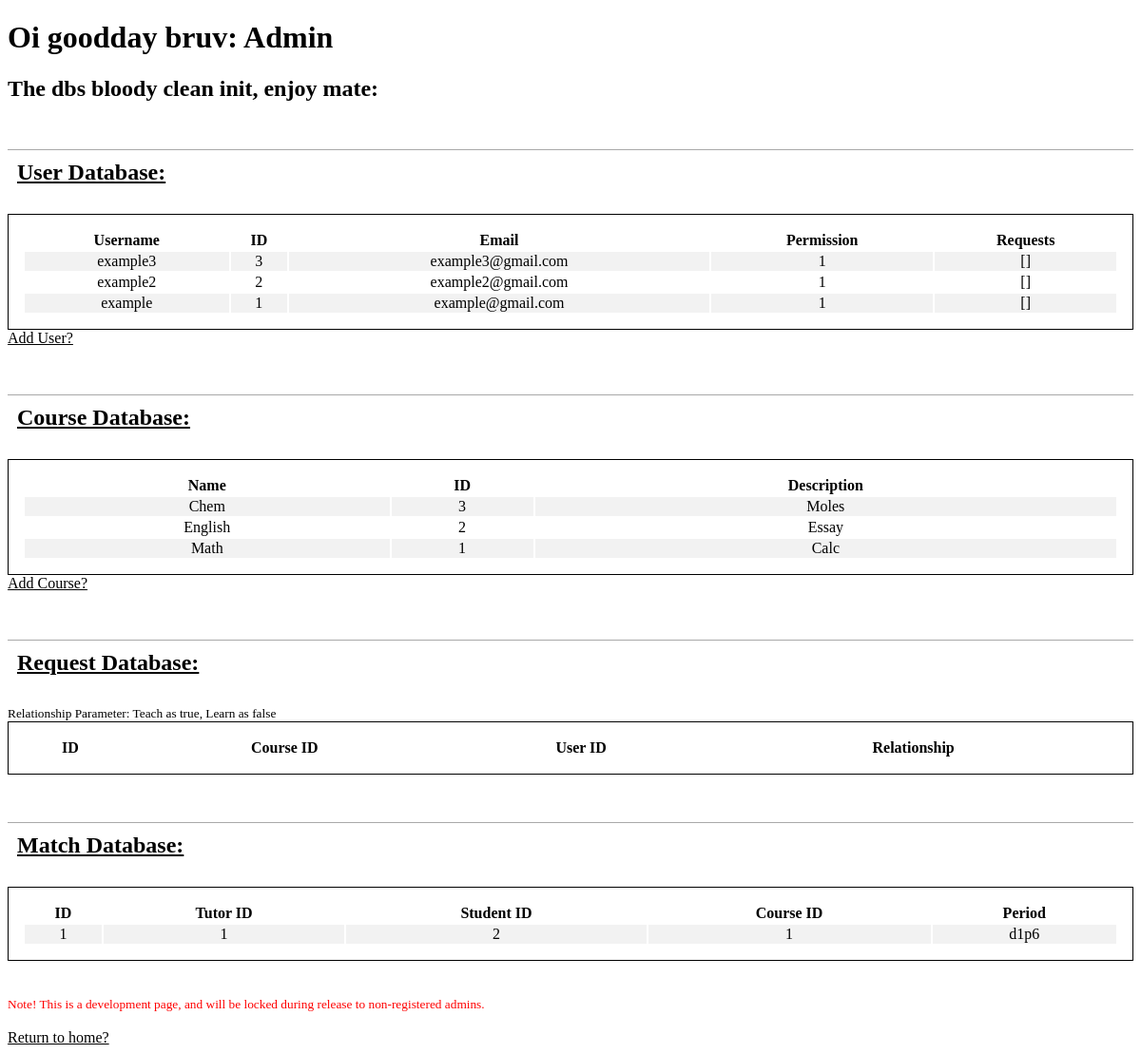
The page /admin on the database its author committed.
### PeerTutor/models.py (models this page shows, shortened)
class User(db.Model, UserMixin):
    __tablename__ = 'user'
    id = db.Column(db.Integer, primary_key=True)
    username = db.Column(db.String(20), unique=True, nullable=False)
    email = db.Column(db.String(120), unique=True, nullable=False)
    password = db.Column(db.String(60), nullable=False)
    permission = db.Column(db.Integer, default='1')
    grade = db.Column(db.Integer, nullable=False)
    date_joined = db.Column(db.DateTime, nullable=False, default=datetime.utcnow)
    gradeLevels = db.Column(db.String(120), default="8,9,10,11,12") #8 means all middle school
    schedule = db.relationship('Schedule', backref='user', lazy=True)
    requests = db.relationship('CourseRequest', backref='user', lazy=True)

class Course(db.Model):
    __tablename__ = 'course'
    id = db.Column(db.Integer, primary_key=True)
    name = db.Column(db.String(20), unique=True, nullable=False)
    description = db.Column(db.Text, nullable=False)

class Match(db.Model):
    __tablename__ = 'match'
    id = db.Column(db.Integer, primary_key=True)
    tutor_id = db.Column(db.Integer, nullable=False)
    tutee_id = db.Column(db.Integer, nullable=False)
    course_id = db.Column(db.Integer, nullable=False)
    period = db.Column('period', db.String, nullable=False)

### PeerTutor/admin/routes.py (the view)
@admin.route("/admin")
def adminPage():
    users = User.query.order_by(User.date_joined.desc()).all()
    courses = Course.query.order_by(Course.id.desc()).all()
    requests = CourseRequest.query.order_by(CourseRequest.id.desc()).all()
    matches = Match.query.order_by(Match.id.desc()).all()
    return render_template('/admin.html', users=users, courses=courses,
        get_user_requests=get_user_requests, requests=requests, extract=extract,
        matches=matches)

### PeerTutor/admin/utils.py (called while the page is built, shortened)
def get_user_requests(user):
    requests = CourseRequest.query.filter_by(user=user).all()
    array_requests = []
    return array_requests

### PeerTutor/templates/admin.html (shortened to what this page needs)
{% extends 'base.html' %}
{% block content %}
    <h1> Oi goodday bruv: Admin </h1>
    <h2> The dbs bloody clean init, enjoy mate: </h2>
    <h2 class="admin-table-title"> User Database: </h2>
    <table class="admin-table">
        <tr>
            <th> Username </th>
            <th> ID </th>
            <th> Email </th>
            <th> Permission </th>
            <th> Requests </th>
        </tr>
        {% for user in users %}
            <tr>
                <td> {{ user.username }} </td>
                <td> {{ user.id }} </td>
                <td> {{ user.email }} </td>
                <td> {{ user.permission }} </td>
                <td> {{ get_user_requests(user) }} </td>
            </tr>
        {% endfor %}
    </table>
    <a class="development-link" href="{{ url_for('admin.addUser')}}"> Add User? </a>
    <h2 class="admin-table-title"> Course Database: </h2>
    <table class="admin-table">
        <tr>
            <th> Name </th>
            <th> ID </th>
            <th> Description </th>
        </tr>
        {% for course in courses %}
            <tr>
                <td> {{ course.name }} </td>
                <td> {{ course.id }} </td>
                <td> {{ course.description }} </td>
            </tr>
        {% endfor %}
    </table>
    <a class="development-link" href="{{ url_for('admin.addCourse')}}"> Add Course? </a>
    <br>
    <h2 class="admin-table-title"> Request Database: </h2>
    <small>
        Relationship Parameter: Teach as true, Learn as false
    </small>
    <table class="admin-table">
        <tr>
            <th> ID </th>
            <th> Course ID </th>
            <th> User ID </th>
            <th> Relationship </th>
        </tr>
    </table>
    <h2 class="admin-table-title"> Match Database: </h2>
    <table class="admin-table">
        <tr>
            <th> ID </th>
            <th> Tutor ID </th>
            <th> Student ID </th>
            <th> Course ID </th>
            <th> Period </th>
        </tr>
        {% for match in matches %}
            <tr>
                <td> {{ match.id }} </td>
                <td> {{ match.tutor_id }} </td>
                <td> {{ match.tutee_id }} </td>
                <td> {{ match.course_id }} </td>
                <td> {{ match.period }} </td>
            </tr>
        {% endfor %}
    </table>
    <br> <br>
    <small style="color:red">
        Note! This is a development page, and will be locked during release to non-registered admins.
    </small>
    <br> <br>
    <a class="development-link" href="{{url_for('main.home')}}"> Return to home? </a>
{% endblock %}

### PeerTutor/templates/base.html (shortened to what this page needs)
<!DOCTYPE html>
<html lang="en">
<head>
    <link rel="stylesheet" type="text/css" href="{{ url_for('static', filename='main.css') }}">
</head>
<body>
    <main role="main" class="#">
        <div class="#">
        <div class="#">
            {% block content %}{% endblock %}
        </div>
</body>

### PeerTutor/static/main.css (style rules this page uses)
.admin-table { border: 1px solid black; width: 100%; text-align: center; padding: 15px; }
tr { border-bottom: 1px solid black; border-right: 1px solid black; }
tr:nth-child(even) { background-color: #f2f2f2; }
.admin-table-title { text-decoration: underline; border-top: 1px solid darkgrey; margin-top: 50px; padding:10px; }
.development-link { color: black; }

### rows shown on the page
User: username "example3", id "3", email "example3@gmail.com", permission "1", get_user_requests "[]"
User: username "example2", id "2", email "example2@gmail.com", permission "1", get_user_requests "[]"
User: username "example", id "1", email "example@gmail.com", permission "1", get_user_requests "[]"
Course: name "Chem", id "3", description "Moles"
Course: name "English", id "2", description "Essay"
Course: name "Math", id "1", description "Calc"
Match: id "1", tutor_id "1", tutee_id "2", course_id "1", period "d1p6"
